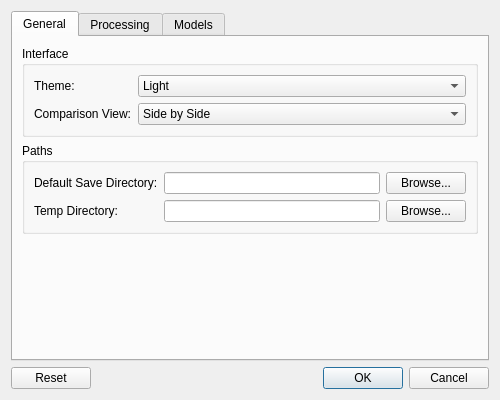
<?xml version="1.0" encoding="UTF-8"?>
<ui version="4.0">
 <class>PreferencesDialog</class>
 <widget class="QDialog" name="PreferencesDialog">
  <property name="geometry">
   <rect>
    <x>0</x>
    <y>0</y>
    <width>500</width>
    <height>400</height>
   </rect>
  </property>
  <property name="windowTitle">
   <string>Preferences</string>
  </property>
  <layout class="QVBoxLayout" name="verticalLayout">
   <item>
    <widget class="QTabWidget" name="tabWidget">
     <property name="currentIndex">
      <number>0</number>
     </property>
     <widget class="QWidget" name="tabGeneral">
      <attribute name="title">
       <string>General</string>
      </attribute>
      <layout class="QVBoxLayout" name="verticalLayout_2">
       <item>
        <widget class="QGroupBox" name="groupBox">
         <property name="title">
          <string>Interface</string>
         </property>
         <layout class="QFormLayout" name="formLayout">
          <item row="0" column="0">
           <widget class="QLabel" name="label">
            <property name="text">
             <string>Theme:</string>
            </property>
           </widget>
          </item>
          <item row="0" column="1">
           <widget class="QComboBox" name="themeComboBox">
            <item>
             <property name="text">
              <string>Light</string>
             </property>
            </item>
            <item>
             <property name="text">
              <string>Dark</string>
             </property>
            </item>
            <item>
             <property name="text">
              <string>System</string>
             </property>
            </item>
           </widget>
          </item>
          <item row="1" column="0">
           <widget class="QLabel" name="label_2">
            <property name="text">
             <string>Comparison View:</string>
            </property>
           </widget>
          </item>
          <item row="1" column="1">
           <widget class="QComboBox" name="comparisonViewComboBox">
            <item>
             <property name="text">
              <string>Side by Side</string>
             </property>
            </item>
            <item>
             <property name="text">
              <string>Overlay</string>
             </property>
            </item>
            <item>
             <property name="text">
              <string>Split</string>
             </property>
            </item>
           </widget>
          </item>
         </layout>
        </widget>
       </item>
       <item>
        <widget class="QGroupBox" name="groupBox_2">
         <property name="title">
          <string>Paths</string>
         </property>
         <layout class="QFormLayout" name="formLayout_2">
          <item row="0" column="0">
           <widget class="QLabel" name="label_3">
            <property name="text">
             <string>Default Save Directory:</string>
            </property>
           </widget>
          </item>
          <item row="0" column="1">
          <layout class="QHBoxLayout" name="horizontalLayout">
            <item>
             <widget class="QLineEdit" name="saveDirectoryLineEdit"/>
            </item>
            <item>
             <widget class="QPushButton" name="browseSaveDirectoryButton">
              <property name="text">
               <string>Browse...</string>
              </property>
             </widget>
            </item>
           </layout>
          </item>
          <item row="1" column="0">
           <widget class="QLabel" name="label_4">
            <property name="text">
             <string>Temp Directory:</string>
            </property>
           </widget>
          </item>
          <item row="1" column="1">
           <layout class="QHBoxLayout" name="horizontalLayout_2">
            <item>
             <widget class="QLineEdit" name="tempDirectoryLineEdit"/>
            </item>
            <item>
             <widget class="QPushButton" name="browseTempDirectoryButton">
              <property name="text">
               <string>Browse...</string>
              </property>
             </widget>
            </item>
           </layout>
          </item>
         </layout>
        </widget>
       </item>
       <item>
        <spacer name="verticalSpacer">
         <property name="orientation">
          <enum>Qt::Vertical</enum>
         </property>
         <property name="sizeHint" stdset="0">
          <size>
           <width>20</width>
           <height>40</height>
          </size>
         </property>
        </spacer>
       </item>
      </layout>
     </widget>
     <widget class="QWidget" name="tabProcessing">
      <attribute name="title">
       <string>Processing</string>
      </attribute>
      <layout class="QVBoxLayout" name="verticalLayout_3">
       <item>
        <widget class="QGroupBox" name="groupBox_3">
         <property name="title">
          <string>Performance</string>
         </property>
         <layout class="QFormLayout" name="formLayout_3">
          <item row="0" column="0">
           <widget class="QLabel" name="label_5">
            <property name="text">
             <string>Preview Quality:</string>
            </property>
           </widget>
          </item>
          <item row="0" column="1">
           <widget class="QComboBox" name="previewQualityComboBox">
            <item>
             <property name="text">
              <string>Low (Fast)</string>
             </property>
            </item>
            <item>
             <property name="text">
              <string>Medium</string>
             </property>
            </item>
            <item>
             <property name="text">
              <string>High (Slow)</string>
             </property>
            </item>
           </widget>
          </item>
          <item row="1" column="0">
           <widget class="QLabel" name="label_6">
            <property name="text">
             <string>Processing:</string>
            </property>
           </widget>
          </item>
          <item row="1" column="1">
           <widget class="QCheckBox" name="useThreadingCheckBox">
            <property name="text">
             <string>Use threading for processing</string>
            </property>
            <property name="checked">
             <bool>true</bool>
            </property>
           </widget>
          </item>
          <item row="2" column="0">
           <widget class="QLabel" name="label_7">
            <property name="text">
             <string>Max Image Size:</string>
            </property>
           </widget>
          </item>
          <item row="2" column="1">
           <widget class="QSpinBox" name="maxImageSizeSpinBox">
            <property name="suffix">
             <string> pixels</string>
            </property>
            <property name="minimum">
             <number>512</number>
            </property>
            <property name="maximum">
             <number>8192</number>
            </property>
            <property name="singleStep">
             <number>512</number>
            </property>
            <property name="value">
             <number>2048</number>
            </property>
           </widget>
          </item>
         </layout>
        </widget>
       </item>
       <item>
        <widget class="QGroupBox" name="groupBox_4">
         <property name="title">
          <string>Device</string>
         </property>
         <layout class="QFormLayout" name="formLayout_4">
          <item row="0" column="0">
           <widget class="QLabel" name="label_8">
            <property name="text">
             <string>Processing Device:</string>
            </property>
           </widget>
          </item>
          <item row="0" column="1">
           <widget class="QComboBox" name="deviceComboBox">
            <item>
             <property name="text">
              <string>Auto (Best Available)</string>
             </property>
            </item>
            <item>
             <property name="text">
              <string>CPU</string>
             </property>
            </item>
            <item>
             <property name="text">
              <string>GPU (CUDA)</string>
             </property>
            </item>
           </widget>
          </item>
         </layout>
        </widget>
       </item>
       <item>
        <spacer name="verticalSpacer_2">
         <property name="orientation">
          <enum>Qt::Vertical</enum>
         </property>
         <property name="sizeHint" stdset="0">
          <size>
           <width>20</width>
           <height>40</height>
          </size>
         </property>
        </spacer>
       </item>
      </layout>
     </widget>
     <widget class="QWidget" name="tabModels">
      <attribute name="title">
       <string>Models</string>
      </attribute>
      <layout class="QVBoxLayout" name="verticalLayout_4">
       <item>
        <widget class="QGroupBox" name="groupBox_5">
         <property name="title">
          <string>Model Weights</string>
         </property>
         <layout class="QFormLayout" name="formLayout_5">
          <item row="0" column="0">
           <widget class="QLabel" name="label_9">
            <property name="text">
             <string>Denoising Model:</string>
            </property>
           </widget>
          </item>
          <item row="0" column="1">
           <layout class="QHBoxLayout" name="horizontalLayout_3">
            <item>
             <widget class="QLineEdit" name="denoisingModelLineEdit"/>
            </item>
            <item>
             <widget class="QPushButton" name="browseDenoisingButton">
              <property name="text">
               <string>Browse...</string>
              </property>
             </widget>
            </item>
           </layout>
          </item>
          <item row="1" column="0">
           <widget class="QLabel" name="label_10">
            <property name="text">
             <string>Super-Resolution Model:</string>
            </property>
           </widget>
          </item>
          <item row="1" column="1">
           <layout class="QHBoxLayout" name="horizontalLayout_4">
            <item>
             <widget class="QLineEdit" name="srModelLineEdit"/>
            </item>
            <item>
             <widget class="QPushButton" name="browseSRButton">
              <property name="text">
               <string>Browse...</string>
              </property>
             </widget>
            </item>
           </layout>
          </item>
          <item row="2" column="0">
           <widget class="QLabel" name="label_11">
            <property name="text">
             <string>Artifact Removal Model:</string>
            </property>
           </widget>
          </item>
          <item row="2" column="1">
           <layout class="QHBoxLayout" name="horizontalLayout_5">
            <item>
             <widget class="QLineEdit" name="artifactModelLineEdit"/>
            </item>
            <item>
             <widget class="QPushButton" name="browseArtifactButton">
              <property name="text">
               <string>Browse...</string>
              </property>
             </widget>
            </item>
           </layout>
          </item>
         </layout>
        </widget>
       </item>
       <item>
        <spacer name="verticalSpacer_3">
         <property name="orientation">
          <enum>Qt::Vertical</enum>
         </property>
         <property name="sizeHint" stdset="0">
          <size>
           <width>20</width>
           <height>40</height>
          </size>
         </property>
        </spacer>
       </item>
      </layout>
     </widget>
    </widget>
   </item>
   <item>
    <widget class="QDialogButtonBox" name="buttonBox">
     <property name="orientation">
      <enum>Qt::Horizontal</enum>
     </property>
     <property name="standardButtons">
      <set>QDialogButtonBox::Cancel|QDialogButtonBox::Ok|QDialogButtonBox::Reset</set>
     </property>
    </widget>
   </item>
  </layout>
 </widget>
 <resources/>
 <connections>
  <connection>
   <sender>buttonBox</sender>
   <signal>accepted()</signal>
   <receiver>PreferencesDialog</receiver>
   <slot>accept()</slot>
   <hints>
    <hint type="sourcelabel">
     <x>248</x>
     <y>254</y>
    </hint>
    <hint type="destinationlabel">
     <x>157</x>
     <y>274</y>
    </hint>
   </hints>
  </connection>
  <connection>
   <sender>buttonBox</sender>
   <signal>rejected()</signal>
   <receiver>PreferencesDialog</receiver>
   <slot>reject()</slot>
   <hints>
    <hint type="sourcelabel">
     <x>316</x>
     <y>260</y>
    </hint>
    <hint type="destinationlabel">
     <x>286</x>
     <y>274</y>
    </hint>
   </hints>
  </connection>
 </connections>
</ui>
